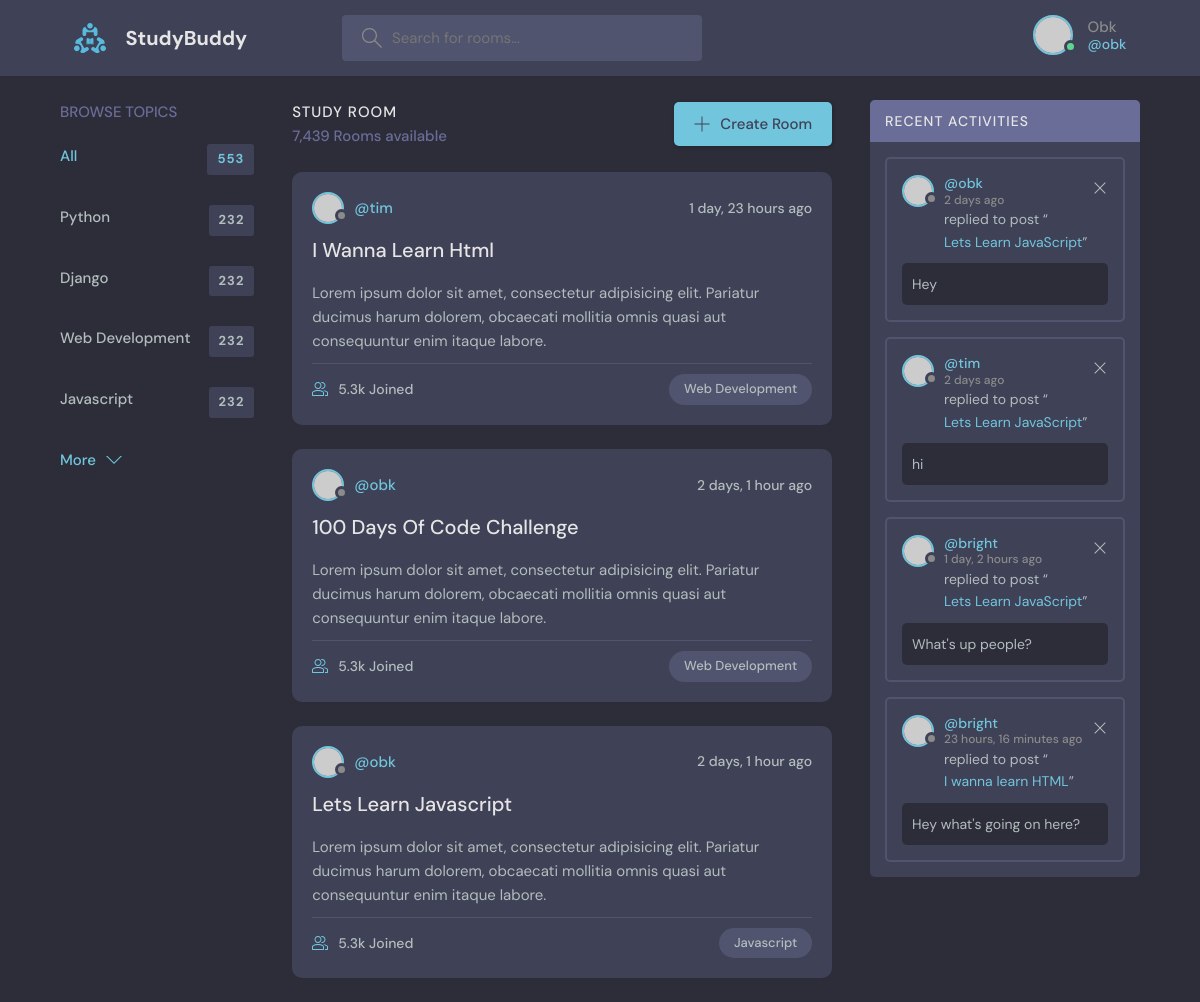
The app's page / (signed in) with its own data.
### app/models.py (models this page shows, shortened)
class Topic(models.Model):
    name = models.CharField(max_length=200)

class Room(models.Model):
    host = models.ForeignKey(User, on_delete=models.SET_NULL, null=True)
    topic = models.ForeignKey(Topic, on_delete=models.SET_NULL, null=True)
    name = models.CharField(max_length=200, null=True, blank=True)
    description = models.TextField(null=True, blank=True)
    participants = models.ManyToManyField(User, related_name='participants', blank=True)
    updated = models.DateTimeField(auto_now_add=True)
    created = models.DateTimeField(auto_now_add=True)
    def __str__(self):
        return self.name
    class Meta:
        ordering = ['-updated', '-created']

class Message(models.Model):
    user = models.ForeignKey(User, on_delete=models.CASCADE)
    room = models.ForeignKey(Room, on_delete=models.CASCADE)
    body = models.TextField()
    updated = models.DateTimeField(auto_now_add=True)
    created = models.DateTimeField(auto_now_add=True)
    def __str__(self):
        return self.body[0:50]

### app/views.py (the view)
# urls.py: 2. Add a URL to urlpatterns:  path('', views.home, name='home')
def home(request):
    q = request.GET.get('q') if request.GET.get('q') != None else ''
    rooms = Room.objects.filter(Q(topic__name__icontains=q) |
                                Q(name__icontains=q) |
                                Q(description__icontains=q) |
                                Q(host__username__icontains=q))
    room_count = rooms.count()
    topics = Topic.objects.all()
    room_message = Message.objects.filter(Q(room__topic__name__icontains=q))
    context = {'rooms': rooms, 'topics': topics, 'room_count': room_count, 'room_message': room_message}
    return render(request, 'home.html', context)

### templates/home.html
{% extends 'main.html' %}
{% block content %}
<main class="layout layout--3">
  <div class="container">
{% include 'topics_component.html' %}
{% include 'feed_component.html' %}
{% include 'activity_component.html' %}
  </div>
</main>
{% endblock %}

### templates/navbar.html (shortened to what this page needs)
{% load static %}
<header class="header header--loggedIn">
  <div class="container">
    <a href="/" class="header__logo">
      <img src="{% static 'assets/logo.svg' %}" />
      <h1>StudyBuddy</h1>
    </a>
    <form method="GET" action="{% url 'home' %}" class="header__search">
      <label>
        <input type="search" name="q" placeholder="Search for rooms..." />
      </label>
    </form>
    <nav class="header__menu">
      {% if request.user.is_authenticated %}
      <div class="header__user">
        <a href="{% url 'logout' %}">
          <div class="avatar avatar--medium active">
            <img src="https://randomuser.me/api/portraits/men/37.jpg" />
          </div>
          <p>{{request.user|title}} <span>@{{request.user}}</span></p>
        </a>
      </div>
      {% endif %}
    </nav>
  </div>
</header>

### templates/topics_component.html
<div class="topics">
    <div class="topics__header">
        <h2>Browse Topics</h2>
    </div>
    <ul class="topics__list">
        <li>
            <a href="{% url 'home' %}" class="active">All <span>553</span></a>
        </li>
        {% for topic in topics %}
        <li>
            <a href="{% url 'home' %}?q={{topic.name}}">{{topic.name|title}} <span>232</span></a>
        </li>
        {% endfor %}
    </ul>
    <a class="btn btn--link" href="topics.html">
        More
        <svg version="1.1" xmlns="http://www.w3.org/2000/svg" width="32" height="32" viewBox="0 0 32 32">
            <title>chevron-down</title>
            <path d="M16 21l-13-13h-3l16 16 16-16h-3l-13 13z"></path>
        </svg>
    </a>
</div>

### templates/feed_component.html (shortened to what this page needs)
<div class="roomList">
  <div class="roomList__header">
    <div>
      <h2>Study Room</h2>
      <p>7,439 Rooms available</p>
    </div>
    <a class="btn btn--main" href="create-room.html">
      <svg version="1.1" xmlns="http://www.w3.org/2000/svg" width="32" height="32" viewBox="0 0 32 32">
        <title>add</title>
        <path d="M16.943 0.943h-1.885v14.115h-14.115v1.885h14.115v14.115h1.885v-14.115h14.115v-1.885h-14.115v-14.115z"></path>
      </svg>
      Create Room
    </a>
  </div>
  {% for room in rooms %}
  <div class="roomListRoom">
    <div class="roomListRoom__header">
      <a href="{% url 'profile' room.host.id %}" class="roomListRoom__author">
        <div class="avatar avatar--small">
          <img src="https://randomuser.me/api/portraits/women/11.jpg" />
        </div>
        <span>@{{room.host.username}}</span>
      </a>
      <div class="roomListRoom__actions">
        <span>{{room.created|timesince}} ago</span>
      </div>
    </div>
    <div class="roomListRoom__content">
      <a href="{% url 'room' room.id %}">{{room.name|title}}</a>
      <p>
        Lorem ipsum dolor sit amet, consectetur adipisicing elit. Pariatur ducimus harum dolorem, obcaecati
        mollitia omnis quasi aut consequuntur enim itaque labore.
      </p>
    </div>
    <div class="roomListRoom__meta">
      <a href="room.html" class="roomListRoom__joined">
        5.3k Joined
      </a>
      <p class="roomListRoom__topic">{{room.topic.name|title}}</p>
    </div>
  </div>
  {% endfor %}
</div>

### templates/activity_component.html
<div class="activities">
  <div class="activities__header">
    <h2>Recent Activities</h2>
  </div>
  {% for message in room_message %}
  <div class="activities__box">
    <div class="activities__boxHeader roomListRoom__header">
      <a href="profile.html" class="roomListRoom__author">
        <div class="avatar avatar--small">
          <img src="https://randomuser.me/api/portraits/women/11.jpg" />
        </div>
        <p>
          @{{message.user}}
          <span>{{message.created|timesince}} ago</span>
        </p>
      </a>
      <div class="roomListRoom__actions">
        <a href="#">
          <svg version="1.1" xmlns="http://www.w3.org/2000/svg" width="32" height="32" viewBox="0 0 32 32">
            <title>remove</title>
            <path d="M27.314 6.019l-1.333-1.333-9.98 9.981-9.981-9.981-1.333 1.333 9.981 9.981-9.981 9.98 1.333 1.333 9.981-9.98 9.98 9.98 1.333-1.333-9.98-9.98 9.98-9.981z"></path>
          </svg>
        </a>
      </div>
    </div>
    <div class="activities__boxContent">
      <p>replied to post “<a href="{% url 'room' message.room.id %}">{{message.room}}</a>”</p>
      <div class="activities__boxRoomContent">
        {{message}}
      </div>
    </div>
  </div>
  {% endfor %}
</div>

### records on screen
Topic: name "Python"
Topic: name "Django"
Topic: name "Web Development"
Topic: name "Javascript"
Room: host.username "tim", created "1 day, 23 hours", name "I Wanna Learn Html", topic.name "Web Development"
Room: host.username "obk", created "2 days, 1 hour", name "100 Days Of Code Challenge", topic.name "Web Development"
Room: host.username "obk", created "2 days, 1 hour", name "Lets Learn Javascript", topic.name "Javascript"
Message: user "obk", created "2 days", room "Lets Learn JavaScript", body "Hey"
Message: user "tim", created "2 days", room "Lets Learn JavaScript", body "hi"
Message: user "bright", created "1 day, 2 hours", room "Lets Learn JavaScript", body "What's up people?"
Message: user "bright", created "23 hours, 16 minutes", room "I wanna learn HTML", body "Hey what's going on here?"

### other values on screen
{{ request.user|title }} "Obk"
{{ request.user }} "obk"
